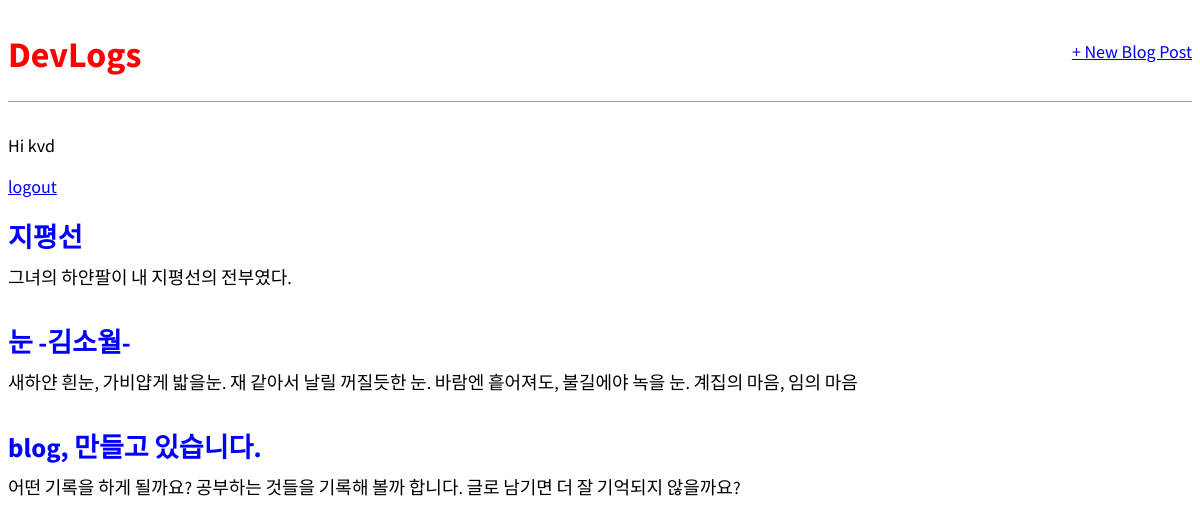
Before: / (signed in) with the older database file.
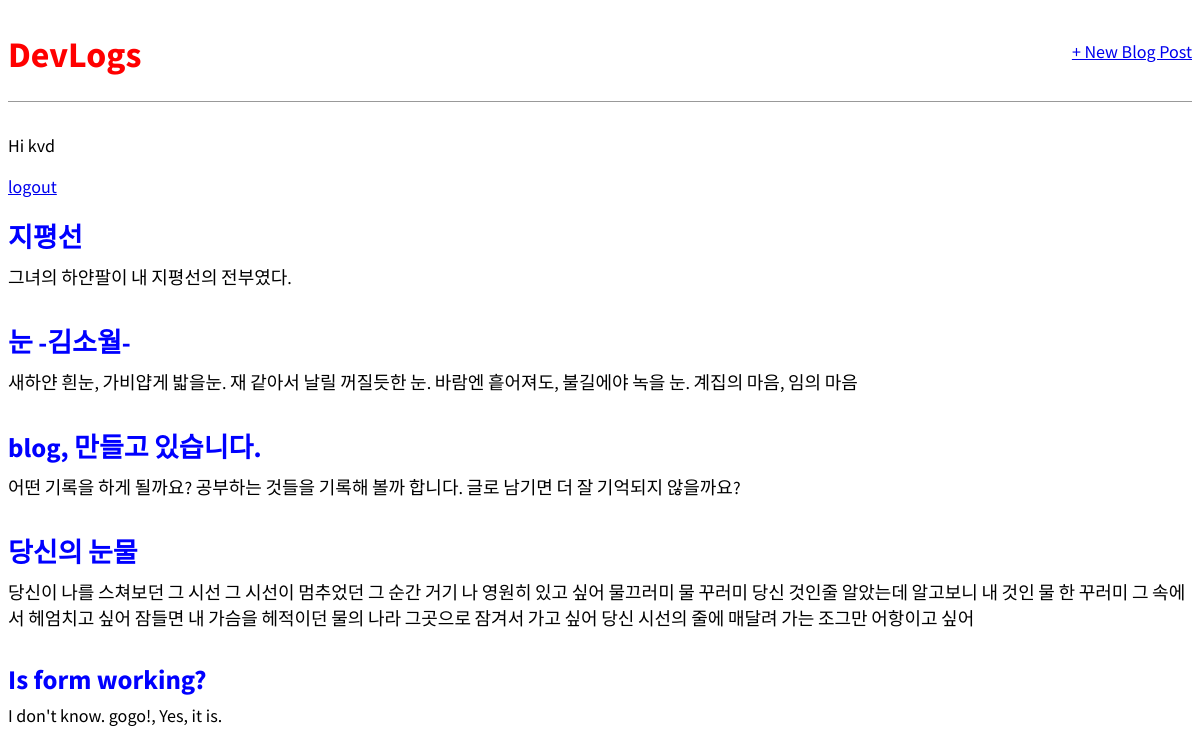
After: the same page with the newer database file.
### blog/models.py (models this page shows, shortened)
class Post(models.Model):
    title = models.CharField(max_length=200)
    author = models.ForeignKey(
        'auth.User',
        on_delete=models.CASCADE,
    )
    body = models.TextField()

### blog/views.py (the view)
# urls.py: path('', views.BlogListView.as_view(), name='home'),
class BlogListView(ListView):
    model = Post
    template_name = 'home.html'

### templates/home.html
{% extends 'base.html' %}
{% block content %}
    {% for post in object_list %}
        <div class="post-entry">
            <h2><a href="{% url 'post_detail' post.pk %}">{{ post.title }}</a></h2>
            <p>{{ post.body }}</p>
        </div>
    {% endfor %}
{% endblock content %}

Changed rows visible on the page:
added Post: title "당신의 눈물", body "당신이 나를 스쳐보던 그 시선 그 시선이 멈추었던 그 순간 거기 나 영원히 있고 싶어 물끄러미 물 꾸러미 당신 것인줄 알았는데 알고보니 내 것인 물 한 꾸러미 그 속에서 헤엄치고 싶어 잠들면 내 가슴을 헤적이던 물의 나라 그곳으로 잠겨서 가고 싶어 당신 시선의 줄에 매달려 가는 조그만 어항이고 싶어"
added Post: title "Is form working?", body "I don't know. gogo!, Yes, it is."
